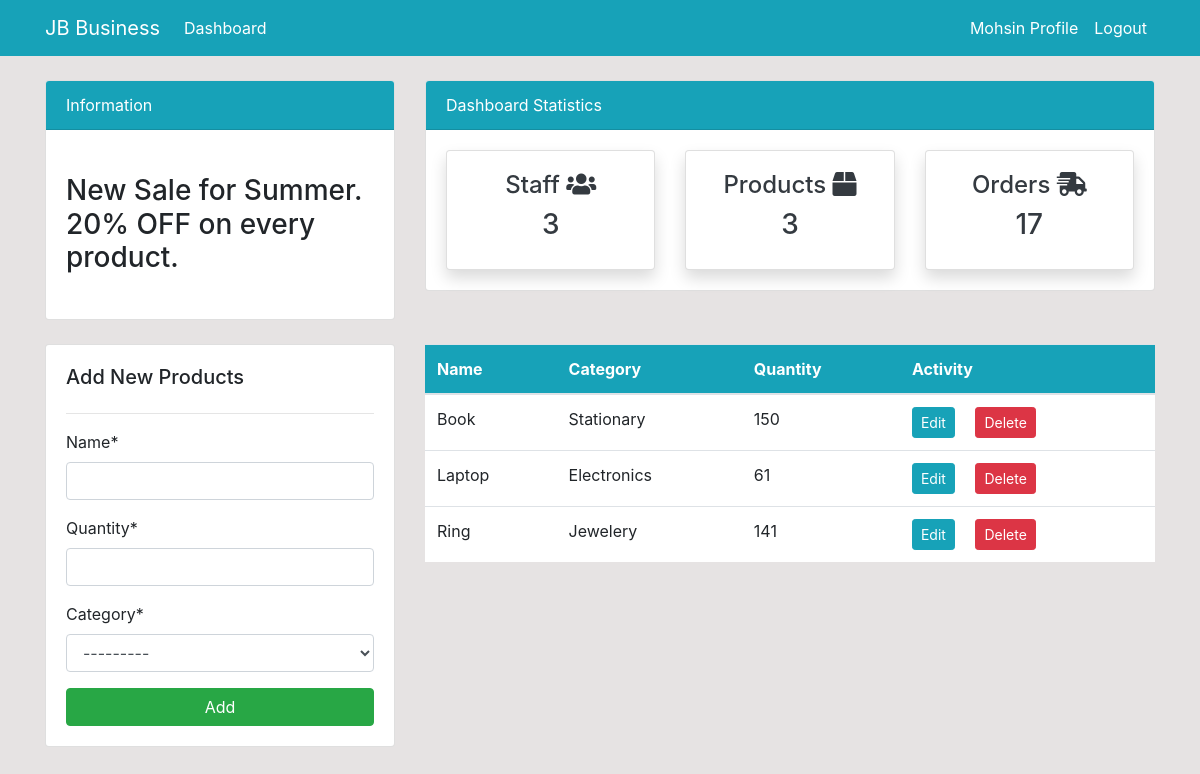
/products/ (signed in), run on the app's committed database.
### dashboard/models.py (models this page shows, shortened)
class Product(models.Model):
    name = models.CharField(max_length=100, null=True)
    quantity = models.PositiveIntegerField(null=True)
    category = models.CharField(max_length=50, choices=CATEGORY, null=True)

### dashboard/views.py (the view)
# urls.py: path('products/', views.products, name='dashboard-products'),
@login_required(login_url='user-login')
def products(request):
    product = Product.objects.all()
    product_count = product.count()
    customer = User.objects.filter(groups=2)
    customer_count = customer.count()
    order = Order.objects.all()
    order_count = order.count()
    product_quantity = Product.objects.filter(name='')
    if request.method == 'POST':
        form = ProductForm(request.POST)
        if form.is_valid():
            form.save()
            product_name = form.cleaned_data.get('name')
            messages.success(request, f'{product_name} has been added')
            return redirect('dashboard-products')
    else:
        form = ProductForm()
    context = {
        'product': product,
        'form': form,
        'customer_count': customer_count,
        'product_count': product_count,
        'order_count': order_count,
    }
    return render(request, 'dashboard/products.html', context)

### dashboard/forms.py
class ProductForm(forms.ModelForm):
    class Meta:
        model = Product
        fields = '__all__'

### templates/dashboard/products.html (shortened to what this page needs)
{% extends 'partials/base.html' %}
{% load crispy_forms_tags %}
{% block content %}
{% include 'partials/topside.html' %}
<div class="row my-4">
    <div class="col-md-4">
        <div class="card card-body">
            <h5>Add New Products</h5>
            <hr>
            <form method="POST">
                {{ form|crispy }}
                <input class="btn btn-success btn-block" type="submit" value="Add">
            </form>
        </div>
    </div>
    <div class="col-md-8">
        <table class="table bg-white">
            <thead class="bg-info text-white">
                <tr>
                    <th scope="col">Name</th>
                    <th scope="col">Category</th>
                    <th scope="col">Quantity</th>
                    <th scope="col">Activity</th>
                </tr>
            </thead>
            <tbody>
                {% for product in product %}
                <tr>
                    <td>{{ product.name }}</td>
                    <td>{{ product.category }}</td>
                    <td>{{ product.quantity }}</td>
                    <td>
                        <a class="btn btn-info btn-sm mr-2"
                            href="{% url 'dashboard-products-edit' product.id %}">Edit</a>
                        <a class="btn btn-danger btn-sm ml-2"
                            href="{% url 'dashboard-products-delete' product.id %}">Delete</a>
                    </td>
                </tr>
                {% endfor %}
            </tbody>
        </table>
    </div>
</div>
{% endblock %}

### templates/partials/nav.html (shortened to what this page needs)
<nav class="navbar navbar-expand-lg navbar-info bg-info">
    <div class="container">
        {% if user.is_authenticated %}
        <a class="navbar-brand text-white" href="{% url 'dashboard-index' %}">JB Business</a>
        <div class="collapse navbar-collapse" id="navbarSupportedContent">
            <ul class="navbar-nav mr-auto">
                <li class="nav-item active">
                    <a class="nav-link text-white" href="{% url 'dashboard-index' %}">Dashboard </a>
                </li>
            </ul>
            <ul class="navbar-nav ml-auto">
                <li class="nav-item active">
                    <a class="nav-link text-white" href="{% url 'user-profile' %}">{{ user.username }} Profile
                        <span class="sr-only">(current)</span></a>
                </li>
                <li class="nav-item">
                    <a class="nav-link text-white" href="{% url 'user-logout' %}">Logout</a>
                </li>
            </ul>
            {% endif %}
        </div>
    </div>
</nav>

### static/style.css (style rules this page uses)
body { background: rgb(230, 227, 227); }

### data on the page
Product: name "Book", category "Stationary", quantity "150"
Product: name "Laptop", category "Electronics", quantity "61"
Product: name "Ring", category "Jewelery", quantity "141"

### other printed values
{{ user.username }} "Mohsin"
{{ customer_count }} "3"
{{ product_count }} "3"
{{ order_count }} "17"
